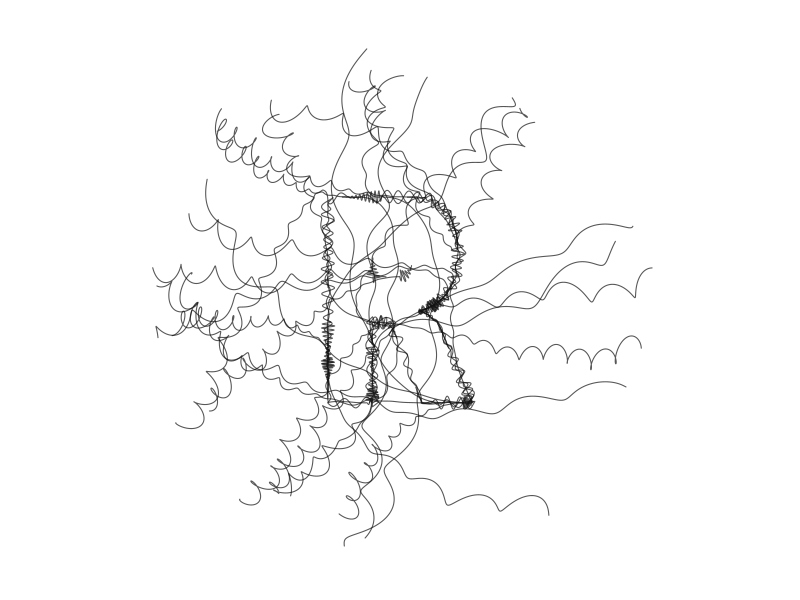

Generate this figure with R:
#!/usr/bin/env Rscript

# Generative logo for arity.
#
# Threads start jumbled on a ring around the letter, then fold into the R's
# outline (tangent-matched at the join, so there's no visible kink) and
# continue along the outline before settling flush. The chaos resolves
# into the letter shape itself --- which mirrors what the formatter does
# to source code.
#
# Usage:
#   Rscript scripts/logo.R                  # seed = 1, default output
#   Rscript scripts/logo.R 42               # different seed
#   Rscript scripts/logo.R 42 out.svg       # custom output path (.svg or .png)

# ---- Bezier helpers ------------------------------------------------------
bezier1d <- function(t, p) {
  (1 - t)^3 * p[1] + 3 * (1 - t)^2 * t * p[2] + 3 * (1 - t) * t^2 * p[3] +
    t^3 * p[4]
}

line2d <- function(n, x0, y0, x1, y1) {
  t <- seq(0, 1, length.out = n)
  cbind(x0 + t * (x1 - x0), y0 + t * (y1 - y0))
}

bezier2d <- function(n, xs, ys) {
  t <- seq(0, 1, length.out = n)
  cbind(bezier1d(t, xs), bezier1d(t, ys))
}

# ---- R logo geometry -----------------------------------------------------
# Outer outline and bowl counter of the official R-project logo (Rlogo.svg).
# Source coordinates are in the SVG viewBox (724 x 561, y-down). We flatten
# the paths into polygons; threads land along (and travel around) them.
flatten_path <- function(start, segs, n_per_seg = 18) {
  pts <- matrix(start, nrow = 1)
  cur <- start
  for (s in segs) {
    if (s$type == "L") {
      seg <- line2d(n_per_seg, cur[1], cur[2], s$end[1], s$end[2])
    } else {
      seg <- bezier2d(
        n_per_seg,
        xs = c(cur[1], s$c1[1], s$c2[1], s$end[1]),
        ys = c(cur[2], s$c1[2], s$c2[2], s$end[2])
      )
    }
    pts <- rbind(pts, seg[-1, , drop = FALSE])
    cur <- s$end
  }
  pts
}

r_outer_start <- c(550.000, 377.000)
r_outer_segs <- list(
  list(
    type = "C",
    c1 = c(550.000, 377.000),
    c2 = c(571.822, 383.585),
    end = c(584.500, 390.000)
  ),
  list(
    type = "C",
    c1 = c(588.899, 392.226),
    c2 = c(596.510, 396.668),
    end = c(602.000, 402.500)
  ),
  list(
    type = "C",
    c1 = c(607.378, 408.212),
    c2 = c(610.000, 414.000),
    end = c(610.000, 414.000)
  ),
  list(type = "L", end = c(696.000, 559.000)),
  list(type = "L", end = c(557.000, 559.062)),
  list(type = "L", end = c(492.000, 437.000)),
  list(
    type = "C",
    c1 = c(492.000, 437.000),
    c2 = c(478.690, 414.131),
    end = c(470.500, 407.500)
  ),
  list(
    type = "C",
    c1 = c(463.668, 401.969),
    c2 = c(460.755, 400.000),
    end = c(454.000, 400.000)
  ),
  list(
    type = "C",
    c1 = c(449.298, 400.000),
    c2 = c(420.974, 400.000),
    end = c(420.974, 400.000)
  ),
  list(type = "L", end = c(421.000, 558.974)),
  list(type = "L", end = c(298.000, 559.026)),
  list(type = "L", end = c(298.000, 152.938)),
  list(type = "L", end = c(545.000, 152.938)),
  list(
    type = "C",
    c1 = c(545.000, 152.938),
    c2 = c(657.500, 154.967),
    end = c(657.500, 262.000)
  ),
  list(
    type = "C",
    c1 = c(657.500, 369.033),
    c2 = c(550.000, 377.000),
    end = c(550.000, 377.000)
  )
)

r_counter_start <- c(496.500, 241.024)
r_counter_segs <- list(
  list(type = "L", end = c(422.037, 240.976)),
  list(type = "L", end = c(422.000, 310.026)),
  list(type = "L", end = c(496.500, 310.002)),
  list(
    type = "C",
    c1 = c(496.500, 310.002),
    c2 = c(531.000, 309.895),
    end = c(531.000, 274.877)
  ),
  list(
    type = "C",
    c1 = c(531.000, 239.155),
    c2 = c(496.500, 241.024),
    end = c(496.500, 241.024)
  )
)

# SVG-source -> normalized [0, 0.7] x [0, 1] (y flipped, since SVG is y-down).
to_norm <- function(xy) {
  cbind(
    (xy[, 1] - 298) / (696 - 298) * 0.7,
    1 - (xy[, 2] - 152.938) / (559.062 - 152.938)
  )
}

r_polys <- function() {
  list(
    outer = to_norm(flatten_path(r_outer_start, r_outer_segs)),
    counter = to_norm(flatten_path(r_counter_start, r_counter_segs))
  )
}

# ---- Polyline arc-length parameterization --------------------------------
# Treat each polygon as a closed polyline so threads can travel along it
# with a continuous arc-length parameter. Tangents are taken from the
# segment the sample lands in.
polyline_arclen <- function(poly) {
  closed <- rbind(poly, poly[1, , drop = FALSE])
  deltas <- diff(closed)
  seglens <- sqrt(deltas[, 1]^2 + deltas[, 2]^2)
  list(
    pts = closed,
    seglens = seglens,
    cum = c(0, cumsum(seglens)),
    total = sum(seglens)
  )
}

# Walk a closed polyline from arc length s0 in direction dir (+/-1) for
# length L, returning n sampled points and unit tangents in the walk
# direction.
polyline_walk <- function(al, s0, dir, L, n) {
  ss <- seq(0, L, length.out = n)
  pts <- matrix(0, nrow = n, ncol = 2)
  tans <- matrix(0, nrow = n, ncol = 2)
  for (i in seq_len(n)) {
    s <- (s0 + dir * ss[i]) %% al$total
    idx <- findInterval(s, al$cum, rightmost.closed = TRUE)
    idx <- max(1L, min(idx, length(al$seglens)))
    seg_start <- al$cum[idx]
    seg_len <- al$seglens[idx]
    t_local <- if (seg_len > 0) (s - seg_start) / seg_len else 0
    p0 <- al$pts[idx, ]
    p1 <- al$pts[idx + 1, ]
    pts[i, ] <- p0 + t_local * (p1 - p0)
    tan <- p1 - p0
    tlen <- sqrt(sum(tan^2))
    if (tlen > 0) tan <- tan / tlen
    tans[i, ] <- tan * dir
  }
  list(pts = pts, tans = tans)
}

# ---- Thread phases -------------------------------------------------------
smoothstep <- function(t) 3 * t^2 - 2 * t^3

# Phase 1: jumbled cubic-Bezier from `start` to `target`, with c2 pulled
# back along -target_tan so the bezier's tangent at t=1 lies along
# target_tan. Phase 2 then continues in the same direction --- positions
# and tangents both match at the join, no visible kink.
make_approach <- function(
  start,
  target,
  target_tan,
  n,
  curl_amp = 0.10,
  curl_freq = c(4, 12)
) {
  t <- seq(0, 1, length.out = n)
  dvec <- target - start
  dlen <- sqrt(sum(dvec^2))
  ux <- dvec[1] / dlen
  uy <- dvec[2] / dlen
  px <- -uy
  py <- ux

  bow1 <- runif(1, -0.3, 0.3) * dlen
  c1x <- start[1] + 0.35 * dvec[1] + bow1 * px
  c1y <- start[2] + 0.35 * dvec[2] + bow1 * py

  c2_dist <- 0.25 * dlen
  c2x <- target[1] - c2_dist * target_tan[1]
  c2y <- target[2] - c2_dist * target_tan[2]

  bx <- bezier1d(t, c(start[1], c1x, c2x, target[1]))
  by <- bezier1d(t, c(start[2], c1y, c2y, target[2]))

  # Curl decays to zero (and zero derivative) at t=1 so the bezier endpoint
  # is exactly target with tangent target_tan.
  decay <- (1 - smoothstep(t))^1.2
  f1 <- runif(1, curl_freq[1], curl_freq[2])
  f2 <- runif(1, curl_freq[1], curl_freq[2]) * 0.5
  p1 <- runif(1, 0, 2 * pi)
  p2 <- runif(1, 0, 2 * pi)
  curl_perp <- decay * curl_amp *
    (sin(f1 * 2 * pi * t + p1) + 0.5 * sin(f2 * 2 * pi * t + p2))
  curl_para <- decay * curl_amp * 0.5 * sin(f1 * 2 * pi * t + p1 + pi / 2)

  cbind(
    x = bx + curl_perp * px + curl_para * ux,
    y = by + curl_perp * py + curl_para * uy
  )
}

# Phase 2: walk the outline with a perpendicular curl whose envelope is
# zero (and has zero derivative) at u=0 --- so the join with phase 1 is
# tangent-continuous --- and decays to zero by u=1, so the thread settles
# flush onto the outline.
make_travel <- function(walk, curl_amp = 0.025, curl_freq = c(4, 12)) {
  n <- nrow(walk$pts)
  u <- seq(0, 1, length.out = n)

  ramp <- smoothstep(pmin(u / 0.15, 1))
  decay <- 1 - smoothstep(u)

  f1 <- runif(1, curl_freq[1], curl_freq[2])
  p1 <- runif(1, 0, 2 * pi)
  offset <- ramp * decay * curl_amp * sin(2 * pi * f1 * u + p1)

  perp <- cbind(-walk$tans[, 2], walk$tans[, 1])
  cbind(
    x = walk$pts[, 1] + offset * perp[, 1],
    y = walk$pts[, 2] + offset * perp[, 2]
  )
}

# ---- Renderer ------------------------------------------------------------
render_logo <- function(
  seed = 1,
  n_threads = 34,
  n_points = 1000,
  ring_center = c(0.35, 0.5),
  ring_radius = 1.15,
  ring_jitter = 0.10,
  approach_curl_amp = 0.05,
  travel_curl_amp = 0.035,
  counter_frac = 0.05,
  max_arc_frac = 0.4,
  col = "#111111",
  alpha = 0.7,
  lwd = 1.05,
  bg = "transparent",
  out = "images/logo-generated.svg",
  width = 6,
  height = 6
) {
  set.seed(seed)

  polys <- r_polys()
  outer_al <- polyline_arclen(polys$outer)
  counter_al <- polyline_arclen(polys$counter)

  is_svg <- grepl("\\.svg$", out, ignore.case = TRUE)
  if (is_svg) {
    svg(out, width = width, height = height, bg = bg)
  } else {
    png(out, width = width * 200, height = height * 200, bg = bg, res = 200)
  }
  on.exit(dev.off(), add = TRUE)

  par(mar = c(0, 0, 0, 0))
  half <- ring_radius + ring_jitter + 0.10
  plot(
    NA,
    xlim = c(ring_center[1] - half, ring_center[1] + half),
    ylim = c(ring_center[2] - half, ring_center[2] + half),
    asp = 1,
    axes = FALSE,
    xlab = "",
    ylab = ""
  )

  for (i in seq_len(n_threads)) {
    angle <- runif(1, 0, 2 * pi)
    r <- ring_radius + runif(1, -ring_jitter, ring_jitter)
    start <- ring_center + r * c(cos(angle), sin(angle))

    al <- if (runif(1) < counter_frac) counter_al else outer_al

    s0 <- runif(1, 0, al$total)
    dir <- sample(c(-1, 1), 1)
    # Heavy-tailed travel length: most threads barely wrap, a few wrap a
    # lot --- that's where the "arity" reading comes from.
    L <- rbeta(1, 1.5, 4) * max_arc_frac * al$total

    entry <- polyline_walk(al, s0, dir, 0, 1)
    target <- entry$pts[1, ]
    target_tan <- entry$tans[1, ]

    # Split n_points across phases by approximate arc length (phase 1's
    # length is approximated by its straight-line distance).
    dlen <- sqrt(sum((target - start)^2))
    total_len <- dlen + L
    n1 <- max(2L, round(n_points * dlen / total_len))
    n2 <- max(2L, n_points - n1)

    ap <- make_approach(start, target, target_tan, n1, approach_curl_amp)
    walk <- polyline_walk(al, s0, dir, L, n2)
    tr <- make_travel(walk, travel_curl_amp)

    pts <- rbind(ap, tr[-1, , drop = FALSE])

    lines(pts[, 1], pts[, 2], col = adjustcolor(col, alpha), lwd = lwd)
  }

  invisible(out)
}

# ---- CLI -----------------------------------------------------------------
if (!interactive()) {
  args <- commandArgs(trailingOnly = TRUE)
  seed <- if (length(args) >= 1) as.integer(args[1]) else 1L
  out <- if (length(args) >= 2) args[2] else "images/logo-generated.svg"
  path <- render_logo(out = out)
  cat(sprintf("wrote %s (seed = %d)\n", path, seed))
}
